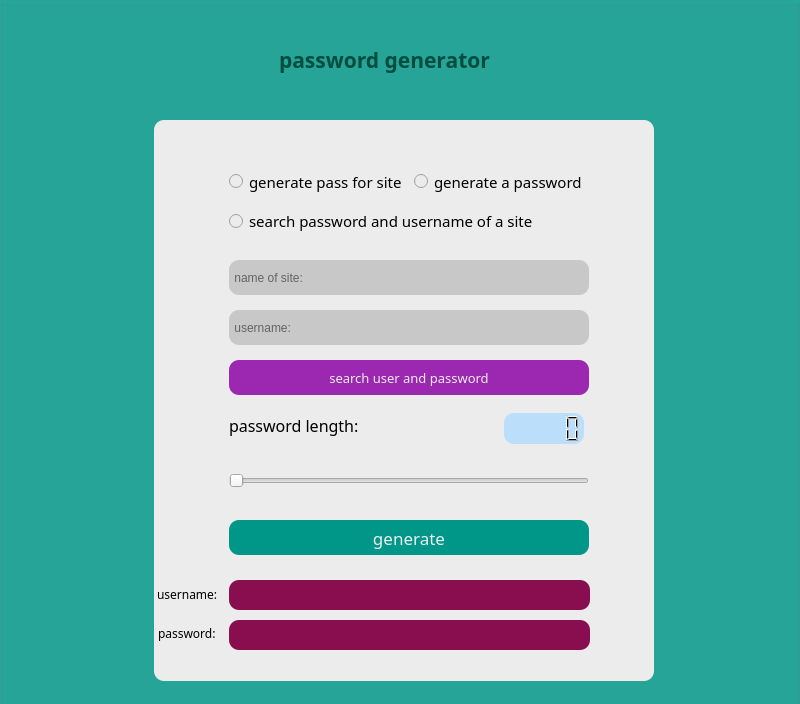
<?xml version="1.0" encoding="UTF-8"?>
<ui version="4.0">
 <class>password</class>
 <widget class="QMainWindow" name="password">
  <property name="geometry">
   <rect>
    <x>0</x>
    <y>0</y>
    <width>800</width>
    <height>704</height>
   </rect>
  </property>
  <property name="windowTitle">
   <string>password</string>
  </property>
  <widget class="QWidget" name="centralwidget">
   <widget class="QGroupBox" name="groupBox">
    <property name="geometry">
     <rect>
      <x>0</x>
      <y>0</y>
      <width>800</width>
      <height>711</height>
     </rect>
    </property>
    <property name="maximumSize">
     <size>
      <width>800</width>
      <height>711</height>
     </size>
    </property>
    <property name="font">
     <font>
      <pointsize>12</pointsize>
      <weight>50</weight>
      <bold>false</bold>
     </font>
    </property>
    <property name="styleSheet">
     <string notr="true">QGroupBox
{
background-color: #26A69A;
}</string>
    </property>
    <property name="title">
     <string/>
    </property>
    <widget class="QLabel" name="label">
     <property name="geometry">
      <rect>
       <x>279</x>
       <y>40</y>
       <width>241</width>
       <height>40</height>
      </rect>
     </property>
     <property name="font">
      <font>
       <family>Dubai</family>
       <pointsize>16</pointsize>
       <weight>75</weight>
       <bold>true</bold>
      </font>
     </property>
     <property name="styleSheet">
      <string notr="true">color: #004D40;</string>
     </property>
     <property name="text">
      <string>password generator</string>
     </property>
    </widget>
    <widget class="QGroupBox" name="groupBox_2">
     <property name="geometry">
      <rect>
       <x>154</x>
       <y>120</y>
       <width>500</width>
       <height>561</height>
      </rect>
     </property>
     <property name="styleSheet">
      <string notr="true">
border-radius: 10px;
background-color: rgb(236, 236, 236);
</string>
     </property>
     <property name="title">
      <string/>
     </property>
     <widget class="QRadioButton" name="radio_site">
      <property name="geometry">
       <rect>
        <x>75</x>
        <y>46</y>
        <width>180</width>
        <height>31</height>
       </rect>
      </property>
      <property name="font">
       <font>
        <family>Dubai</family>
        <pointsize>11</pointsize>
        <weight>50</weight>
        <bold>false</bold>
       </font>
      </property>
      <property name="styleSheet">
       <string notr="true">color:#424242;
color: black;</string>
      </property>
      <property name="text">
       <string>generate pass for site</string>
      </property>
     </widget>
     <widget class="QRadioButton" name="radio_pass">
      <property name="geometry">
       <rect>
        <x>260</x>
        <y>46</y>
        <width>173</width>
        <height>31</height>
       </rect>
      </property>
      <property name="font">
       <font>
        <family>Dubai</family>
        <pointsize>11</pointsize>
       </font>
      </property>
      <property name="styleSheet">
       <string notr="true">color:#424242;
color: black;</string>
      </property>
      <property name="text">
       <string>generate a password</string>
      </property>
     </widget>
     <widget class="QLineEdit" name="le_site">
      <property name="geometry">
       <rect>
        <x>75</x>
        <y>140</y>
        <width>360</width>
        <height>35</height>
       </rect>
      </property>
      <property name="styleSheet">
       <string notr="true">background-color: rgb(200, 200, 200);
color: black;</string>
      </property>
      <property name="placeholderText">
       <string> name of site:</string>
      </property>
     </widget>
     <widget class="QPushButton" name="btn_generate">
      <property name="geometry">
       <rect>
        <x>75</x>
        <y>400</y>
        <width>360</width>
        <height>35</height>
       </rect>
      </property>
      <property name="font">
       <font>
        <family>Dubai</family>
        <pointsize>13</pointsize>
       </font>
      </property>
      <property name="styleSheet">
       <string notr="true">QPushButton
{
color: #EEEEEE;
background-color: #009688;
}</string>
      </property>
      <property name="text">
       <string>generate</string>
      </property>
     </widget>
     <widget class="QLineEdit" name="le_username">
      <property name="geometry">
       <rect>
        <x>75</x>
        <y>190</y>
        <width>360</width>
        <height>35</height>
       </rect>
      </property>
      <property name="styleSheet">
       <string notr="true">background-color: rgb(200, 200, 200);
color: black;</string>
      </property>
      <property name="placeholderText">
       <string> username:</string>
      </property>
     </widget>
     <widget class="QSlider" name="horizontalSlider">
      <property name="geometry">
       <rect>
        <x>75</x>
        <y>350</y>
        <width>360</width>
        <height>22</height>
       </rect>
      </property>
      <property name="styleSheet">
       <string notr="true">color: #D500F9;</string>
      </property>
      <property name="minimum">
       <number>8</number>
      </property>
      <property name="maximum">
       <number>16</number>
      </property>
      <property name="orientation">
       <enum>Qt::Horizontal</enum>
      </property>
     </widget>
     <widget class="QLabel" name="pass_length">
      <property name="geometry">
       <rect>
        <x>75</x>
        <y>290</y>
        <width>141</width>
        <height>31</height>
       </rect>
      </property>
      <property name="font">
       <font>
        <family>Dubai</family>
        <pointsize>12</pointsize>
       </font>
      </property>
      <property name="styleSheet">
       <string notr="true">color:#424242;
color: black;</string>
      </property>
      <property name="text">
       <string>password length:</string>
      </property>
     </widget>
     <widget class="QLCDNumber" name="lcdNumber">
      <property name="geometry">
       <rect>
        <x>350</x>
        <y>293</y>
        <width>80</width>
        <height>31</height>
       </rect>
      </property>
      <property name="styleSheet">
       <string notr="true">background-color: rgb(187, 222, 251);
</string>
      </property>
     </widget>
     <widget class="QLabel" name="pass">
      <property name="geometry">
       <rect>
        <x>70</x>
        <y>480</y>
        <width>360</width>
        <height>31</height>
       </rect>
      </property>
      <property name="font">
       <font>
        <family>Arial</family>
        <pointsize>16</pointsize>
        <weight>75</weight>
        <italic>true</italic>
        <bold>true</bold>
       </font>
      </property>
      <property name="styleSheet">
       <string notr="true">color:#424242;
color: black;</string>
      </property>
      <property name="text">
       <string/>
      </property>
      <property name="textFormat">
       <enum>Qt::RichText</enum>
      </property>
      <property name="alignment">
       <set>Qt::AlignCenter</set>
      </property>
      <property name="buddy">
       <cstring>fdfdsfdsfds</cstring>
      </property>
     </widget>
     <widget class="QPushButton" name="btn_search">
      <property name="geometry">
       <rect>
        <x>75</x>
        <y>240</y>
        <width>360</width>
        <height>35</height>
       </rect>
      </property>
      <property name="minimumSize">
       <size>
        <width>0</width>
        <height>30</height>
       </size>
      </property>
      <property name="font">
       <font>
        <family>Dubai</family>
        <pointsize>10</pointsize>
       </font>
      </property>
      <property name="styleSheet">
       <string notr="true">background-color: #9C27B0;
color: #EEEEEE;
border-raduis: 10px;
</string>
      </property>
      <property name="text">
       <string>search user and password</string>
      </property>
     </widget>
     <widget class="QRadioButton" name="radio_search">
      <property name="geometry">
       <rect>
        <x>75</x>
        <y>90</y>
        <width>361</width>
        <height>22</height>
       </rect>
      </property>
      <property name="font">
       <font>
        <family>Dubai</family>
        <pointsize>11</pointsize>
       </font>
      </property>
      <property name="styleSheet">
       <string notr="true">color: black;</string>
      </property>
      <property name="text">
       <string>search password and username of a site</string>
      </property>
     </widget>
     <widget class="QLineEdit" name="le_user">
      <property name="geometry">
       <rect>
        <x>75</x>
        <y>460</y>
        <width>361</width>
        <height>30</height>
       </rect>
      </property>
      <property name="font">
       <font>
        <family>Dubai</family>
        <pointsize>10</pointsize>
       </font>
      </property>
      <property name="styleSheet">
       <string notr="true">color: #EEEEEE;
background-color: #880E4F;</string>
      </property>
      <property name="text">
       <string/>
      </property>
      <property name="readOnly">
       <bool>true</bool>
      </property>
     </widget>
     <widget class="QLineEdit" name="le_password">
      <property name="geometry">
       <rect>
        <x>75</x>
        <y>500</y>
        <width>361</width>
        <height>30</height>
       </rect>
      </property>
      <property name="font">
       <font>
        <family>Dubai</family>
        <pointsize>10</pointsize>
       </font>
      </property>
      <property name="styleSheet">
       <string notr="true">color: #EEEEEE;
background-color: #880E4F;</string>
      </property>
      <property name="readOnly">
       <bool>true</bool>
      </property>
     </widget>
     <widget class="QLabel" name="lb_password">
      <property name="geometry">
       <rect>
        <x>4</x>
        <y>505</y>
        <width>71</width>
        <height>16</height>
       </rect>
      </property>
      <property name="font">
       <font>
        <family>Dubai</family>
        <pointsize>9</pointsize>
       </font>
      </property>
      <property name="styleSheet">
       <string notr="true">color: black;</string>
      </property>
      <property name="text">
       <string>password:</string>
      </property>
     </widget>
     <widget class="QLabel" name="lb_username">
      <property name="geometry">
       <rect>
        <x>3</x>
        <y>466</y>
        <width>70</width>
        <height>16</height>
       </rect>
      </property>
      <property name="font">
       <font>
        <family>Dubai</family>
        <pointsize>9</pointsize>
       </font>
      </property>
      <property name="styleSheet">
       <string notr="true">color: black;</string>
      </property>
      <property name="text">
       <string>username:</string>
      </property>
     </widget>
    </widget>
   </widget>
  </widget>
 </widget>
 <resources/>
 <connections>
  <connection>
   <sender>horizontalSlider</sender>
   <signal>sliderMoved(int)</signal>
   <receiver>lcdNumber</receiver>
   <slot>display(int)</slot>
   <hints>
    <hint type="sourcelabel">
     <x>539</x>
     <y>476</y>
    </hint>
    <hint type="destinationlabel">
     <x>547</x>
     <y>441</y>
    </hint>
   </hints>
  </connection>
  <connection>
   <sender>radio_site</sender>
   <signal>clicked()</signal>
   <receiver>le_site</receiver>
   <slot>show()</slot>
   <hints>
    <hint type="sourcelabel">
     <x>277</x>
     <y>183</y>
    </hint>
    <hint type="destinationlabel">
     <x>288</x>
     <y>273</y>
    </hint>
   </hints>
  </connection>
  <connection>
   <sender>radio_site</sender>
   <signal>clicked()</signal>
   <receiver>le_username</receiver>
   <slot>show()</slot>
   <hints>
    <hint type="sourcelabel">
     <x>252</x>
     <y>179</y>
    </hint>
    <hint type="destinationlabel">
     <x>259</x>
     <y>326</y>
    </hint>
   </hints>
  </connection>
  <connection>
   <sender>radio_search</sender>
   <signal>clicked()</signal>
   <receiver>le_site</receiver>
   <slot>show()</slot>
   <hints>
    <hint type="sourcelabel">
     <x>362</x>
     <y>224</y>
    </hint>
    <hint type="destinationlabel">
     <x>364</x>
     <y>287</y>
    </hint>
   </hints>
  </connection>
  <connection>
   <sender>radio_search</sender>
   <signal>clicked()</signal>
   <receiver>btn_search</receiver>
   <slot>show()</slot>
   <hints>
    <hint type="sourcelabel">
     <x>405</x>
     <y>214</y>
    </hint>
    <hint type="destinationlabel">
     <x>422</x>
     <y>381</y>
    </hint>
   </hints>
  </connection>
  <connection>
   <sender>radio_search</sender>
   <signal>clicked()</signal>
   <receiver>le_user</receiver>
   <slot>show()</slot>
   <hints>
    <hint type="sourcelabel">
     <x>306</x>
     <y>229</y>
    </hint>
    <hint type="destinationlabel">
     <x>316</x>
     <y>600</y>
    </hint>
   </hints>
  </connection>
  <connection>
   <sender>radio_search</sender>
   <signal>clicked()</signal>
   <receiver>le_password</receiver>
   <slot>show()</slot>
   <hints>
    <hint type="sourcelabel">
     <x>337</x>
     <y>223</y>
    </hint>
    <hint type="destinationlabel">
     <x>354</x>
     <y>632</y>
    </hint>
   </hints>
  </connection>
  <connection>
   <sender>radio_search</sender>
   <signal>clicked()</signal>
   <receiver>lb_username</receiver>
   <slot>show()</slot>
   <hints>
    <hint type="sourcelabel">
     <x>271</x>
     <y>220</y>
    </hint>
    <hint type="destinationlabel">
     <x>200</x>
     <y>590</y>
    </hint>
   </hints>
  </connection>
  <connection>
   <sender>radio_search</sender>
   <signal>clicked()</signal>
   <receiver>lb_password</receiver>
   <slot>show()</slot>
   <hints>
    <hint type="sourcelabel">
     <x>297</x>
     <y>221</y>
    </hint>
    <hint type="destinationlabel">
     <x>178</x>
     <y>628</y>
    </hint>
   </hints>
  </connection>
 </connections>
</ui>
